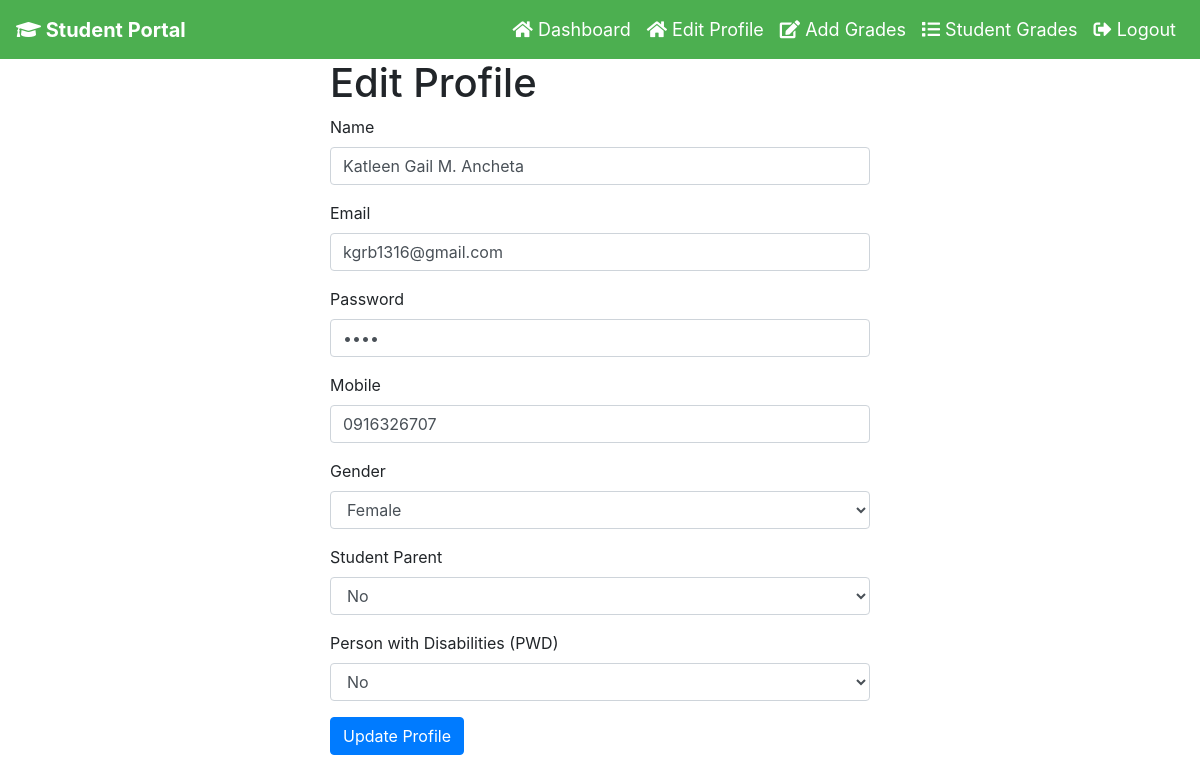
The app's page /edit_profile.php?email=kgrb1316@gmail.com with its own data.
### tables this page shows
CREATE TABLE `student_account` (
  `idno` int(255) NOT NULL,
  `name` varchar(255) NOT NULL,
  `email` varchar(255) NOT NULL,
  `password` varchar(255) NOT NULL,
  `gender` varchar(255) NOT NULL,
  `mobile` varchar(255) NOT NULL,
  `pwd` varchar(255) NOT NULL,
  `stu_parent` varchar(255) NOT NULL,
  `deleted` varchar(255) NOT NULL
);

### edit_profile.php (the view, shortened to what this page needs)
<?php
include_once "connect.php";
$email = $_GET["email"];
$sql = "SELECT * FROM student_account WHERE email = '$email'";
$result = $con->query($sql);
if ($result->num_rows > 0) {
    $row = $result->fetch_assoc();
    $name = $row['name'];
    $password = $row['password'];
    $gender = $row['gender'];
    $mobile = $row['mobile'];
    $parent = $row['stu_parent'];
} else {
}
?>
<!DOCTYPE html>
<html lang="en">
<head>
    <link rel="stylesheet" href="https://maxcdn.bootstrapcdn.com/bootstrap/4.5.2/css/bootstrap.min.css">
</head>
<body>
    <?php include_once 'navigation_student.php';?>
    <div class="container">
        <div class="row justify-content-center">
            <div class="col-md-6">
                <div class="profile-card">
                    <h1>Edit Profile</h1>
                    <form method="post" action="">
                        <div class="form-group">
                            <label>Name</label>
                            <input type="text" name="newName" class="form-control" value="<?php echo $name; ?>">
                        </div>
                        <div class="form-group">
                            <label>Email</label>
                            <input type="email" name="newEmail" class="form-control" value="<?php echo $email; ?>">
                        </div>
                        <div class="form-group">
                            <label>Password</label>
                            <input type="password" name="newPwd" class="form-control" value="<?php echo $password; ?>">
                        </div>
                        <div class="form-group">
                            <label>Mobile</label>
                            <input type="text" name="newMobile" class="form-control" value="<?php echo $mobile; ?>">
                        </div>
                        <div class="form-group">
                            <label>Gender</label>
                            <select name="newGender" class="form-control">
                                <option value="Female" <?php if ($gender === 'Female') echo 'selected'; ?>>Female</option>
                            </select>
                        </div>
                        <div class="form-group">
                            <label>Student Parent</label>
                            <select name="newParent" class="form-control">
                                <option value="no" <?php if ($parent === 'no') echo 'selected'; ?>>No</option>
                            </select>
                        </div>
                        <div class="form-group">
                            <label>Person with Disabilities (PWD)</label>
                            <select name="newPWD" class="form-control">
                                <option value="no" <?php if ($parent === 'no') echo 'selected'; ?>>No</option>
                            </select>
                        </div>
                        <button type="submit" name="updateProfile" class="btn btn-primary">Update Profile</button>
                    </form>
                </div>
            </div>
        </div>
    </div>
</body>
</html>

### records on screen
student_account: newName "Katleen Gail M. Ancheta", newMobile "0916326707", newGender "Female", newParent "No", newPWD "No"
